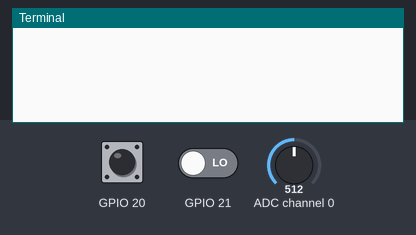
The program below on a simulated Raspberry Pi (BCM pin numbers). On the bench: the last lines printed to the terminal. The test bench sets the inputs (shaded band); at power-on: GPIO 20 LOW, ADC channel 0 = 512, GPIO 21 LOW (analog values on the 0–1023 scale). The clock reads 2024-03-15 10:24:30 at power-on unless the program sets it; threads take turns every 2 ms.

Above: at 1.2 s.
1.3 s: GPIO 20 pulled HIGH for 0.15 s
At 1.63 s:
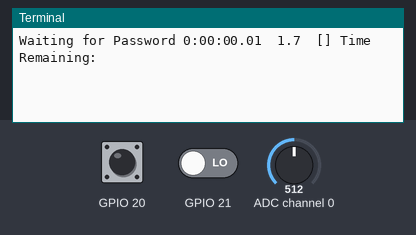
3.1 s: ADC channel 0 set to 18
At 3.14 s:
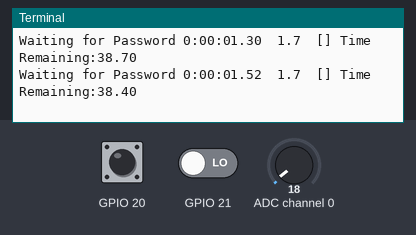
4.6 s: ADC channel 0 set to 13
At 4.88 s:
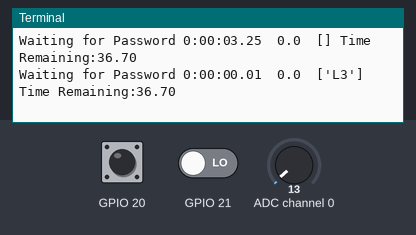
Timing chart, 0 to 7.6 s (numbered marks = the images above; inputs shaded):
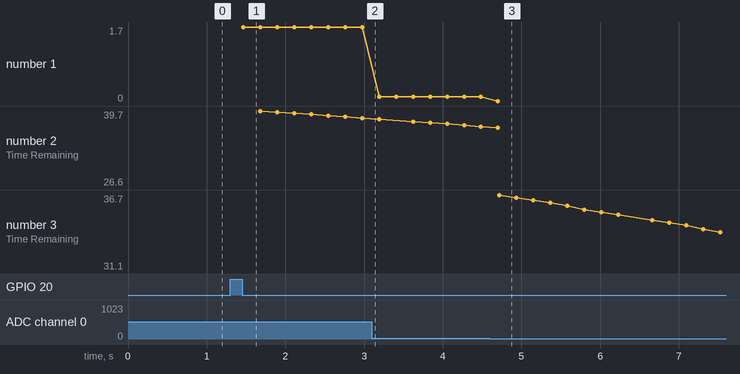

The program:

TwiddleLock.py
```python
from datetime import datetime, timedelta
import spidev
import time
import os
import sys
import threading
import RPi.GPIO as GPIO
spi = spidev.SpiDev()
spi.open(0,0)
spi.max_speed_hz=1000000

minnuets=0
seconds=0
milliseconds=0
show=True
back=False
delay = 0.2
track=0
inside=""
listtrack=8
Password=["L6","R5","L5"]
valid=[6,5,5]
empty=[]
keys=[]
TimeUP=False
pot_level=0
pot_volts=0
status="Waiting for Password"
delta=""
mode="Secure"

GPIO.setmode(GPIO.BCM)

# sensor channels
pot=0


GPIO.setup(21, GPIO.IN, pull_up_down=GPIO.PUD_DOWN)
GPIO.setup(20, GPIO.IN, pull_up_down=GPIO.PUD_DOWN)

def callback1(channel):
	#os.system("clear")
	#global outputs
	#outputs.clear()
	mode="Secure"
	Thread1 = threading.Thread(target=Timer)
	Thread2 = threading.Thread(target=Left)
	Thread3 = threading.Thread(target=Track)
	Thread4 = threading.Thread(target=Display)
	Thread2.start()
	Thread1.start()
	Thread3.start()
	Thread4.start()

def callback2(channel):
	#os.system("clear")
	#global outputs
	#outputs.clear()
	global mode
	mode="Unsecure"
	Thread1 = threading.Thread(target=Timer)
	Thread2 = threading.Thread(target=Left)
	Thread3 = threading.Thread(target=Track)
	Thread4 = threading.Thread(target=Display)
	Thread2.start()
	Thread1.start()
	Thread3.start()
	Thread4.start()


def Timer():
	time.sleep(40)
	global TimeUP
	TimeUP=True
	print("Time Out")

def Track():
	n=0
	global TimeUP
	global keys
	global  Password
	global pot_volts
	global status
	global valid
	global	empty
	while True:
		ver= pot_volts
		time.sleep(1.5)
		jay=pot_volts
		status="Waiting for Password"
		if (ver==jay):
			n+=1
		else:
			n=0
		if(n==3):
			if (mode=="Secure"):
				if(keys==Password):
					status="Password Correct!!!"
					break
				else:
					status="Incorrect Password"
					keys.clear()
					n=0
			else:
				if (set(valid)==set(empty)):
					status="Password Correct!!!"
					break
				else:
					status="Incorrect Password"
					keys.clear()
					n=0


def Display():
	global delta
	rem=timedelta(seconds=40)
	n=0.1
	while True:
		time.sleep(0.1)
		n+=0.1
		delta=str(rem-timedelta(seconds=n))[5:-4]
		if(TimeUP):
			break


GPIO.add_event_detect(21, GPIO.FALLING, callback=callback1,bouncetime=200)
GPIO.add_event_detect(20, GPIO.FALLING, callback=callback2,bouncetime=200)


#timer to stop the progamme after time passes


def ReadChannel(channel):
  adc = spi.xfer2([1,(8+channel)<<4,0])
  adc_val = ((adc[1]&3) << 8) + adc[2]
  return adc_val


def ConvertVolts(adc_val):
  volts = (adc_val * 3.3) / float(1023)
  volts = round(volts,1)
  return volts

def Left():
	global valid
	global	empty
	global pot_level
	global pot_volts
	global TimeUP
	global Password
	global keys
	global status
	start= datetime.now();
	global delta
	while True:


		if(TimeUP):

			break
		os.system("clear")
		pot_level =ReadChannel(pot)
		pot_volts=ConvertVolts(pot_level)
		keeper=str(datetime.now()-start)[:-4]
		print("{} {}\t{}\t{} Time Remaining:{}".format(status,str(datetime.now()-start)[:-4],pot_volts,keys,delta))
		if pot_volts==0:
			keys.append("L"+str(int(keeper[5:-3])))
			empty.append(int(keeper[5:-3]))
			Right()


		time.sleep(delay)


def Right():
	global valid
	global	empty
	global pot_level
	global pot_volts
	global TimeUP
	global Password
	global keys
	global status
	start= datetime.now();
	global delta
	while True:


		if(TimeUP):

			break
		os.system("clear")
		pot_level =ReadChannel(pot)
		pot_volts=ConvertVolts(pot_level)
		keeper=str(datetime.now()-start)[:-4]
		print("{} {}\t{}\t{} Time Remaining:{}".format(status,str(datetime.now()-start)[:-4],pot_volts,keys,delta))
		if pot_volts==3.3:
			keys.append("R"+str(int(keeper[5:-3])))
			empty.append(int(keeper[5:-3]))
			Left()


		time.sleep(delay)

while True:
	time.sleep(0.1)
```

Measured:
- the behaviour switches between 16 and 15 on ADC channel 0 (found by bisection; images 2 and 3)
- after the input at 1.3 s, the terminal: prints a new line after 0.17 s (image 1)
- after the input at 4.6 s, the terminal: prints a new line after 0.10 s (image 3)
- plotted number 1: 1.7 → 0.1 after the input at 3.1 s
- plotted number 2: 36.9 → 26.6 after the input at 4.6 s
